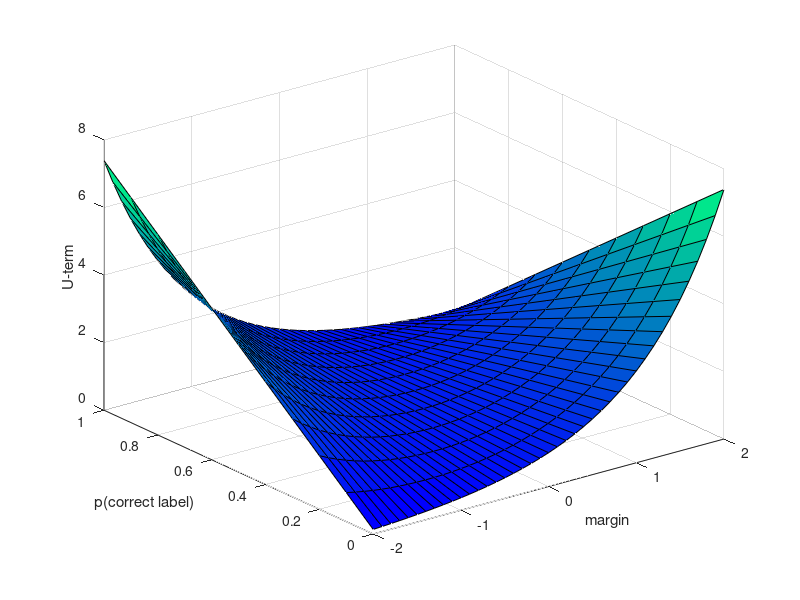
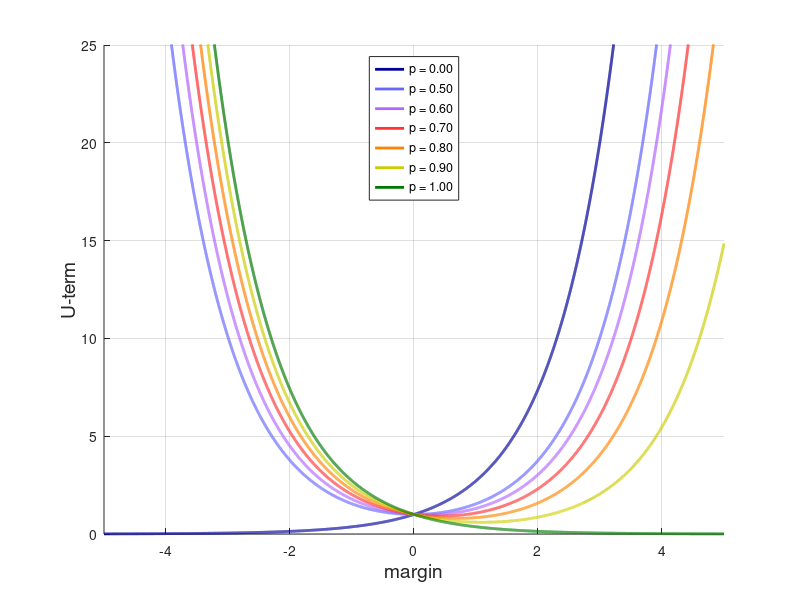

Write the MATLAB code that produced these figures, in order. (Note: this script raises an error after producing the figures.)
[Z,P] = meshgrid(-2:0.1:2, 0:0.1:1);
L = P .* exp(-Z) + (1-P).*exp(Z);

surf(Z,P,L)
xlabel('margin')
ylabel('p(correct label)')
zlabel('U-term')
colormap winter

%%
z = -5:0.001:5;
probabilities = [0,0.5,0.6,0.7,0.8,0.9,1];
f = figure;

% for p = probabilities
%     hold on; plot(z,p.*exp(-z) + (1-p).*exp(z));
% end
hold on; plot(z,probabilities(1).*exp(-z) + (1-probabilities(1)).*exp(z),'Color',[0 0 0.6], 'LineWidth',2);
hold on; plot(z,probabilities(2).*exp(-z) + (1-probabilities(2)).*exp(z),'Color',[0.4 0.4 1.0],'LineWidth',2);
hold on; plot(z,probabilities(3).*exp(-z) + (1-probabilities(3)).*exp(z),'Color',[0.6980 0.4 1], 'LineWidth',2);
hold on; plot(z,probabilities(4).*exp(-z) + (1-probabilities(4)).*exp(z),'Color',[1 0.2 0.2],'LineWidth',2);
hold on; plot(z,probabilities(5).*exp(-z) + (1-probabilities(5)).*exp(z),'Color',[1 0.502 0],'LineWidth',2);
hold on; plot(z,probabilities(6).*exp(-z) + (1-probabilities(6)).*exp(z),'Color',[0.8 0.8 0],'LineWidth',2);
hold on; plot(z,probabilities(7).*exp(-z) + (1-probabilities(7)).*exp(z),'Color',[0 0.47 0],'LineWidth',2);
grid on;
xlabel('margin','FontSize',14); ylabel('U-term','FontSize',14);
axis([-5 5 0 25]);

lh = legend( sprintf('p = %0.2f',probabilities(1)),...
        sprintf('p = %0.2f',probabilities(2)),...
        sprintf('p = %0.2f',probabilities(3)),...
        sprintf('p = %0.2f',probabilities(4)),...
        sprintf('p = %0.2f',probabilities(5)),...
        sprintf('p = %0.2f',probabilities(6)),...
        sprintf('p = %0.2f',probabilities(7)),...
        'Location','north');
lh.FontSize = 14;
saveToPDFWithoutMargins(f,'loss_function_different_p.pdf');